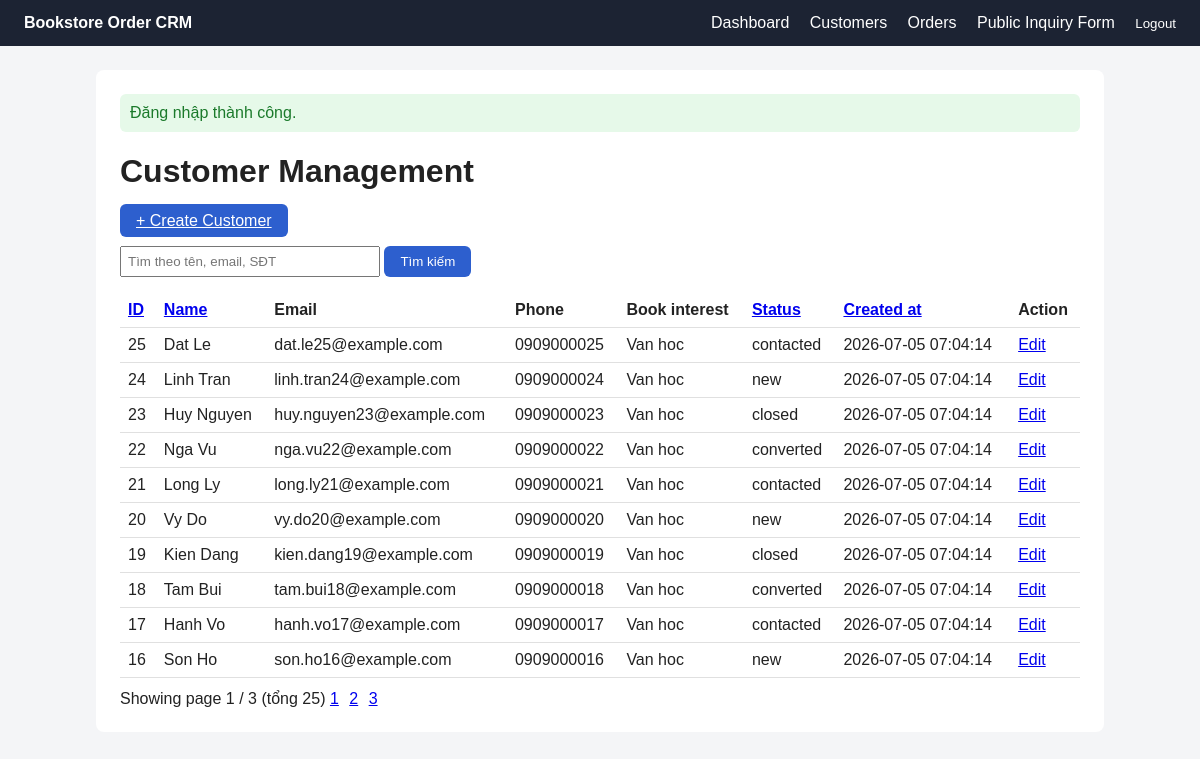
The page /customers (signed in) on the database its author committed.
### tables this page shows
CREATE TABLE customers (
    id INT AUTO_INCREMENT PRIMARY KEY,
    name VARCHAR(100) NOT NULL,
    email VARCHAR(150) NOT NULL,
    phone VARCHAR(30),
    book_interest VARCHAR(150),
    status ENUM('new','contacted','converted','closed') NOT NULL DEFAULT 'new',
    note TEXT,
    created_at DATETIME NOT NULL DEFAULT CURRENT_TIMESTAMP,
    updated_at DATETIME NULL,
    UNIQUE KEY unique_customer_email (email),
    INDEX idx_customers_created_at (created_at),
    INDEX idx_customers_status_created_at (status, created_at)
);

### app/Core/helpers.php (called while the page is built, shortened)
<?php
function e(?string $value): string
{
    return htmlspecialchars($value ?? '', ENT_QUOTES, 'UTF-8');
}
function render(string $view, array $data = [], string $layout = 'layouts/main'): void
{
    extract($data);
    require __DIR__ . '/../Views/' . $view . '.php';
    $content = ob_get_clean();
    require __DIR__ . '/../Views/' . $layout . '.php';
}
function partial(string $view, array $data = []): void
{
    extract($data);
    require __DIR__ . '/../Views/partials/' . $view . '.php';
}
function get_flash(string $key): ?string
{
    $message = $_SESSION['flash'][$key];
    return $message;
}

### app/Controllers/CustomerController.php (called while the page is built, shortened)
<?php
class CustomerController
{
    public function index(): void
    {
        $data = $this->service->getList($_GET);
        render('customers/index', ['title' => 'Customer Management'] + $data);
    }
}

### public/index.php (called while the page is built)
<?php
$container = require __DIR__ . '/../bootstrap.php';
$router = new Router();
$router->get('/', [HomeController::class, 'index']);
$router->get('/login', [AuthController::class, 'login']);
$router->post('/login', [AuthController::class, 'handleLogin']);
$router->post('/logout', [AuthController::class, 'logout']);
$router->get('/dashboard', [DashboardController::class, 'index']);
$router->get('/inquiries/create', [InquiryController::class, 'create']);
$router->post('/inquiries/store', [InquiryController::class, 'store']);
$router->get('/customers', [CustomerController::class, 'index']);
$router->get('/customers/create', [CustomerController::class, 'create']);
$router->post('/customers/store', [CustomerController::class, 'store']);
$router->get('/customers/edit', [CustomerController::class, 'edit']);
$router->post('/customers/update', [CustomerController::class, 'update']);
$router->post('/customers/delete', [CustomerController::class, 'delete']);
$router->get('/orders', [OrderController::class, 'index']);
$router->get('/orders/create', [OrderController::class, 'create']);
$router->post('/orders/store', [OrderController::class, 'store']);
$router->get('/orders/edit', [OrderController::class, 'edit']);
$router->post('/orders/update', [OrderController::class, 'update']);
$router->post('/orders/delete', [OrderController::class, 'delete']);
$router->get('/health', [HealthController::class, 'index']);
$method = $_SERVER['REQUEST_METHOD'];
$path   = parse_url($_SERVER['REQUEST_URI'], PHP_URL_PATH);
$path   = rtrim($path, '/') ?: '/';
try {
    $router->dispatch($method, $path, $container);
} catch (Throwable $e) {
    log_error('Unhandled error: ' . $e->getMessage() . ' at ' . $e->getFile() . ':' . $e->getLine());
    http_response_code(500);
    render('errors/500', [
        'title'        => '500 Internal Server Error',
        'debugMessage' => APP_DEBUG ? ($e->getMessage() . ' @ ' . $e->getFile() . ':' . $e->getLine()) : null,
    ]);
}

### app/Repositories/CustomerRepository.php (called while the page is built, shortened)
<?php
class CustomerRepository
{
    public function countAll(string $keyword = ''): int
    {
        $sql = "SELECT COUNT(*) AS total FROM customers";
        $params = [];
        $stmt = $this->db->prepare($sql);
        $stmt->execute($params);
        return (int) ($stmt->fetch()['total'] ?? 0);
    }
    public function getPaginated(string $keyword, string $sort, string $direction, int $limit, int $offset): array
    {
        $sort      = in_array($sort, self::SORTABLE_COLUMNS, true) ? $sort : 'created_at';
        $direction = strtoupper($direction) === 'ASC' ? 'ASC' : 'DESC';
        $sql = "SELECT id, name, email, phone, book_interest, status, created_at FROM customers";
        $params = [];
        $sql .= " ORDER BY {$sort} {$direction} LIMIT :limit OFFSET :offset";
        $stmt = $this->db->prepare($sql);
        $stmt->bindValue(':limit', $limit, PDO::PARAM_INT);
        $stmt->bindValue(':offset', $offset, PDO::PARAM_INT);
        $stmt->execute();
        return $stmt->fetchAll();
    }
}

### app/Services/CustomerService.php (called while the page is built, shortened)
<?php
class CustomerService
{
    public function getList(array $query): array
    {
        $keyword   = trim($query['q'] ?? '');
        $sort      = trim($query['sort'] ?? 'created_at');
        $direction = trim($query['direction'] ?? 'desc');
        $page      = max(1, (int) ($query['page'] ?? 1));
        $totalItems = $this->repo->countAll($keyword);
        $totalPages = max(1, (int) ceil($totalItems / self::PER_PAGE));
        $page       = min($page, $totalPages);
        $offset     = ($page - 1) * self::PER_PAGE;
        return [
            'customers'  => $this->repo->getPaginated($keyword, $sort, $direction, self::PER_PAGE, $offset),
            'keyword'    => $keyword,
            'sort'       => $sort,
            'direction'  => $direction,
            'page'       => $page,
            'totalPages' => $totalPages,
            'totalItems' => $totalItems,
        ];
    }
}

### app/Views/customers/index.php (the view, shortened to what this page needs)
<h1><?= e($title) ?></h1>
<p><a class="btn" href="/customers/create">+ Create Customer</a></p>
<form method="GET" action="/customers">
    <input type="text" name="q" placeholder="Tìm theo tên, email, SĐT" value="<?= e($keyword) ?>" style="width:260px;display:inline-block;">
    <button type="submit">Tìm kiếm</button>
</form>
<table>
    <thead>
    <tr>
        <th><a href="?q=<?= e($keyword) ?>&sort=id&direction=<?= $sort === 'id' && $direction === 'asc' ? 'desc' : 'asc' ?>">ID</a></th>
        <th><a href="?q=<?= e($keyword) ?>&sort=name&direction=<?= $sort === 'name' && $direction === 'asc' ? 'desc' : 'asc' ?>">Name</a></th>
        <th>Email</th>
        <th>Phone</th>
        <th>Book interest</th>
        <th><a href="?q=<?= e($keyword) ?>&sort=status&direction=<?= $sort === 'status' && $direction === 'asc' ? 'desc' : 'asc' ?>">Status</a></th>
        <th><a href="?q=<?= e($keyword) ?>&sort=created_at&direction=<?= $sort === 'created_at' && $direction === 'asc' ? 'desc' : 'asc' ?>">Created at</a></th>
        <th>Action</th>
    </tr>
    </thead>
    <tbody>
    <?php foreach ($customers as $c): ?>
        <tr>
            <td><?= e((string) $c['id']) ?></td>
            <td><?= e($c['name']) ?></td>
            <td><?= e($c['email']) ?></td>
            <td><?= e($c['phone']) ?></td>
            <td><?= e($c['book_interest']) ?></td>
            <td><?= e($c['status']) ?></td>
            <td><?= e($c['created_at']) ?></td>
            <td><a href="/customers/edit?id=<?= e((string) $c['id']) ?>">Edit</a></td>
        </tr>
    <?php endforeach; ?>
    </tbody>
</table>
<div class="pagination" style="margin-top:12px;">
    Showing page <?= e((string) $page) ?> / <?= e((string) $totalPages) ?> (tổng <?= e((string) $totalItems) ?>)
    <?php for ($p = 1; $p <= $totalPages; $p++): ?>
        <a href="?q=<?= e($keyword) ?>&sort=<?= e($sort) ?>&direction=<?= e($direction) ?>&page=<?= $p ?>"><?= $p ?></a>
    <?php endfor; ?>
</div>

### app/Core/Router.php (shortened to what this page needs)
<?php
class Router
{
    private array $routes = [];
    public function get(string $path, array $handler): void
    {
        $this->routes['GET'][$path] = $handler;
    }
    public function post(string $path, array $handler): void
    {
        $this->routes['POST'][$path] = $handler;
    }
    public function dispatch(string $method, string $path, array $container): void
    {
        if (isset($this->routes[$method][$path])) {
            [$controllerClass, $action] = $this->routes[$method][$path];
            $controller = $container[$controllerClass] ?? new $controllerClass();
            $controller->$action();
            return;
        }
    }
}

### app/Views/layouts/main.php (shortened to what this page needs)
<!DOCTYPE html>
<html lang="vi">
<head>
</head>
<body>
<header class="topbar">
    <div><a class="brand" href="/">Bookstore Order CRM</a></div>
    <?php partial('nav'); ?>
</header>
<main>
    <?php partial('flash'); ?>
    <?= $content ?>
</main>
</body>
</html>

### app/Views/partials/nav.php
<nav>
    <?php if (!empty($_SESSION['user_id'])): ?>
        <a href="/dashboard">Dashboard</a>
        <a href="/customers">Customers</a>
        <a href="/orders">Orders</a>
        <a href="/inquiries/create">Public Inquiry Form</a>
        <form action="/logout" method="POST" style="display:inline">
            <button type="submit" style="background:none;border:none;color:#fff;cursor:pointer;padding:0;margin-left:16px;">Logout</button>
        </form>
    <?php else: ?>
        <a href="/inquiries/create">Đăng ký tư vấn</a>
        <a href="/login">Login</a>
    <?php endif; ?>
</nav>

### app/Views/partials/flash.php
<?php $success = get_flash('success'); ?>
<?php if ($success): ?>
    <div class="flash-success"><?= e($success) ?></div>
<?php endif; ?>

### app/Views/layouts/main.php (style rules this page uses)
body { font-family: Arial, sans-serif; margin: 0; background: #f4f5f7; color: #222; }
header.topbar { background: #1c2333; color: #fff; padding: 14px 24px; display: flex; justify-content: space-between; }
header.topbar a { color: #fff; text-decoration: none; margin-left: 16px; }
header.topbar a.brand { font-weight: bold; margin-left: 0; }
main { max-width: 960px; margin: 24px auto; background: #fff; padding: 24px; border-radius: 8px; }
table { width: 100%; border-collapse: collapse; margin-top: 12px; }
th, td { text-align: left; padding: 8px; border-bottom: 1px solid #e0e0e0; }
.flash-success { background: #e6f9e9; color: #1b7a2b; padding: 10px; border-radius: 6px; margin-bottom: 12px; }
input, select, textarea { padding: 6px; margin-bottom: 4px; width: 100%; box-sizing: border-box; }
button, .btn { background: #2d5fce; color: #fff; border: none; padding: 8px 16px; border-radius: 6px; cursor: pointer; }
.pagination a, .pagination span { margin-right: 6px; }

### rows shown on the page
customers: id "25", name "Dat Le", email "dat.le25@example.com", phone "0909000025", book_interest "Van hoc", status "contacted", created_at "2026-07-05 07:04:14"
customers: id "24", name "Linh Tran", email "linh.tran24@example.com", phone "0909000024", book_interest "Van hoc", status "new", created_at "2026-07-05 07:04:14"
customers: id "23", name "Huy Nguyen", email "huy.nguyen23@example.com", phone "0909000023", book_interest "Van hoc", status "closed", created_at "2026-07-05 07:04:14"
customers: id "22", name "Nga Vu", email "nga.vu22@example.com", phone "0909000022", book_interest "Van hoc", status "converted", created_at "2026-07-05 07:04:14"
customers: id "21", name "Long Ly", email "long.ly21@example.com", phone "0909000021", book_interest "Van hoc", status "contacted", created_at "2026-07-05 07:04:14"
customers: id "20", name "Vy Do", email "vy.do20@example.com", phone "0909000020", book_interest "Van hoc", status "new", created_at "2026-07-05 07:04:14"
customers: id "19", name "Kien Dang", email "kien.dang19@example.com", phone "0909000019", book_interest "Van hoc", status "closed", created_at "2026-07-05 07:04:14"
customers: id "18", name "Tam Bui", email "tam.bui18@example.com", phone "0909000018", book_interest "Van hoc", status "converted", created_at "2026-07-05 07:04:14"
customers: id "17", name "Hanh Vo", email "hanh.vo17@example.com", phone "0909000017", book_interest "Van hoc", status "contacted", created_at "2026-07-05 07:04:14"
customers: id "16", name "Son Ho", email "son.ho16@example.com", phone "0909000016", book_interest "Van hoc", status "new", created_at "2026-07-05 07:04:14"

### other values the page prints
$success "Đăng nhập thành công."
$title "Customer Management"
$page "1"
$totalPages "3"
$totalItems "25"
